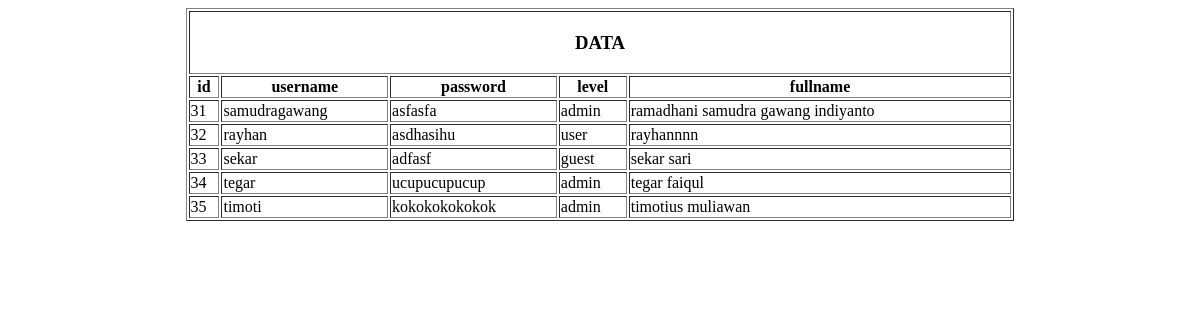
Before: / with the older database file.
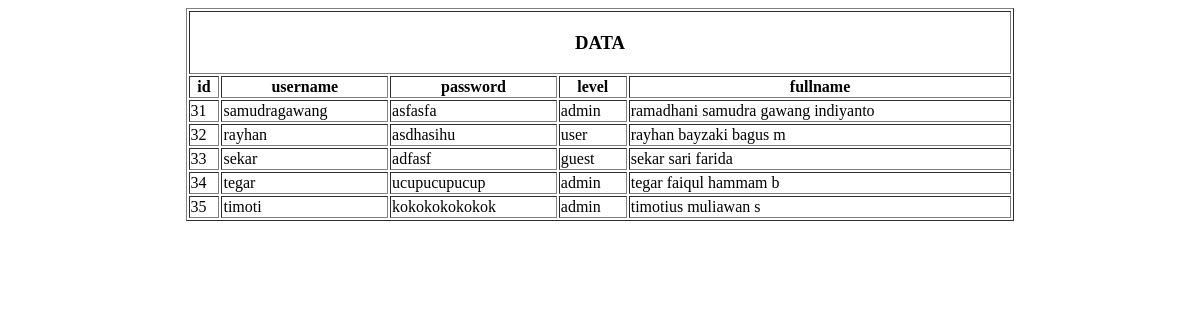
After: the same page with the newer database file.
### tables this page shows
CREATE TABLE `users` (
  `id` int(11) NOT NULL,
  `username` varchar(100) NOT NULL,
  `password` varchar(100) NOT NULL,
  `level` varchar(100) NOT NULL,
  `fullname` varchar(100) NOT NULL
);

### index.php (the view, shortened to what this page needs)
<?php
	include "koneksi.php";
 ?>
<!DOCTYPE html>
<html>
<head>
</head>
<body>
	<table align="center" border="1" width="70%">
		<tr>
			<td colspan="5">
				<h3><center>DATA</center></h3>
			</td>
		</tr>
		<tr>
			<th>id</th>
			<th>username</th>
			<th>password</th>
			<th>level</th>
			<th>fullname</th>
		</tr>
			<?php
				$qry = mysqli_query($koneksi,"SELECT * FROM users");
				while($data = mysqli_fetch_array($qry)){
			 ?>
		<tr>
			<td><?php echo $data['id']; ?></td>
			<td><?php echo $data['username']; ?></td>
			<td><?php echo $data['password']; ?></td>
			<td><?php echo $data['level']; ?></td>
            <td><?php echo $data['fullname']; ?></td>
		</tr>
	<?php
}
?>
	</table>
</body>
</html>

Changed rows visible on the page:
changed users "rayhan": fullname "rayhannnn" → "rayhan bayzaki bagus m"
changed users "sekar": fullname "sekar sari" → "sekar sari farida"
changed users "tegar": fullname "tegar faiqul" → "tegar faiqul hammam b"
changed users "timoti": fullname "timotius muliawan" → "timotius muliawan s"
